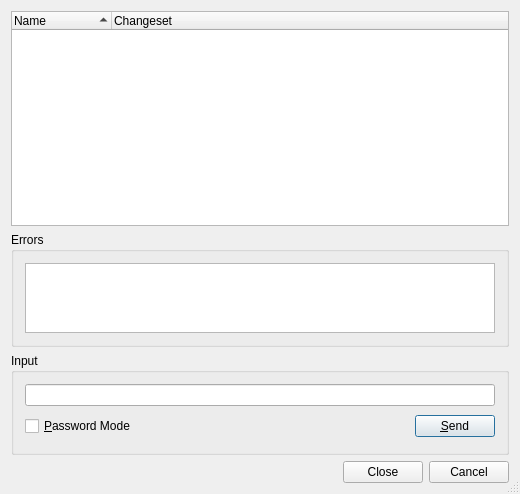
<?xml version="1.0" encoding="UTF-8"?>
<ui version="4.0">
 <class>HgBookmarksInOutDialog</class>
 <widget class="QDialog" name="HgBookmarksInOutDialog">
  <property name="geometry">
   <rect>
    <x>0</x>
    <y>0</y>
    <width>520</width>
    <height>494</height>
   </rect>
  </property>
  <property name="windowTitle">
   <string/>
  </property>
  <property name="sizeGripEnabled">
   <bool>true</bool>
  </property>
  <layout class="QVBoxLayout">
   <item>
    <widget class="QTreeWidget" name="bookmarksList">
     <property name="sizePolicy">
      <sizepolicy hsizetype="Expanding" vsizetype="Expanding">
       <horstretch>0</horstretch>
       <verstretch>2</verstretch>
      </sizepolicy>
     </property>
     <property name="focusPolicy">
      <enum>Qt::NoFocus</enum>
     </property>
     <property name="whatsThis">
      <string>&lt;b&gt;Bookmarks List&lt;/b&gt;
&lt;p&gt;This shows a list of the bookmarks.&lt;/p&gt;</string>
     </property>
     <property name="alternatingRowColors">
      <bool>true</bool>
     </property>
     <property name="rootIsDecorated">
      <bool>false</bool>
     </property>
     <property name="itemsExpandable">
      <bool>false</bool>
     </property>
     <property name="sortingEnabled">
      <bool>true</bool>
     </property>
     <column>
      <property name="text">
       <string>Name</string>
      </property>
     </column>
     <column>
      <property name="text">
       <string>Changeset</string>
      </property>
     </column>
    </widget>
   </item>
   <item>
    <widget class="QGroupBox" name="errorGroup">
     <property name="sizePolicy">
      <sizepolicy hsizetype="Preferred" vsizetype="Expanding">
       <horstretch>0</horstretch>
       <verstretch>1</verstretch>
      </sizepolicy>
     </property>
     <property name="title">
      <string>Errors</string>
     </property>
     <layout class="QVBoxLayout">
      <item>
       <widget class="QTextEdit" name="errors">
        <property name="focusPolicy">
         <enum>Qt::NoFocus</enum>
        </property>
        <property name="readOnly">
         <bool>true</bool>
        </property>
        <property name="acceptRichText">
         <bool>false</bool>
        </property>
       </widget>
      </item>
     </layout>
    </widget>
   </item>
   <item>
    <widget class="QGroupBox" name="inputGroup">
     <property name="title">
      <string>Input</string>
     </property>
     <layout class="QGridLayout">
      <item row="1" column="1">
       <spacer>
        <property name="orientation">
         <enum>Qt::Horizontal</enum>
        </property>
        <property name="sizeType">
         <enum>QSizePolicy::Expanding</enum>
        </property>
        <property name="sizeHint" stdset="0">
         <size>
          <width>327</width>
          <height>29</height>
         </size>
        </property>
       </spacer>
      </item>
      <item row="1" column="2">
       <widget class="QPushButton" name="sendButton">
        <property name="toolTip">
         <string>Press to send the input to the hg process</string>
        </property>
        <property name="text">
         <string>&amp;Send</string>
        </property>
        <property name="shortcut">
         <string>Alt+S</string>
        </property>
       </widget>
      </item>
      <item row="0" column="0" colspan="3">
       <widget class="QLineEdit" name="input">
        <property name="toolTip">
         <string>Enter data to be sent to the hg process</string>
        </property>
       </widget>
      </item>
      <item row="1" column="0">
       <widget class="QCheckBox" name="passwordCheckBox">
        <property name="toolTip">
         <string>Select to switch the input field to password mode</string>
        </property>
        <property name="text">
         <string>&amp;Password Mode</string>
        </property>
        <property name="shortcut">
         <string>Alt+P</string>
        </property>
       </widget>
      </item>
     </layout>
    </widget>
   </item>
   <item>
    <widget class="QDialogButtonBox" name="buttonBox">
     <property name="orientation">
      <enum>Qt::Horizontal</enum>
     </property>
     <property name="standardButtons">
      <set>QDialogButtonBox::Cancel|QDialogButtonBox::Close</set>
     </property>
    </widget>
   </item>
  </layout>
 </widget>
 <layoutdefault spacing="6" margin="11"/>
 <pixmapfunction>qPixmapFromMimeSource</pixmapfunction>
 <tabstops>
  <tabstop>input</tabstop>
  <tabstop>passwordCheckBox</tabstop>
  <tabstop>sendButton</tabstop>
 </tabstops>
 <resources/>
 <connections/>
</ui>
